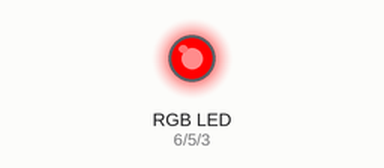
Recording of a sketch running on a simulated Arduino Uno, built with avr-gcc and run on an emulated ATmega328P. Parts: an RGB LED mixed from three pins (HIGH = lit).

Above: at 0.05 s.
At 1.95 s:
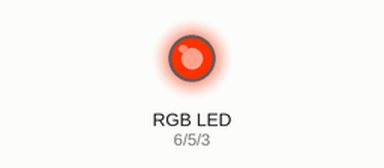
At 2.95 s:
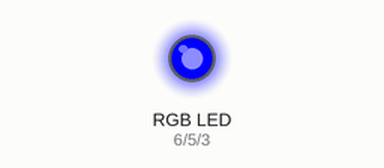
At 3.95 s:
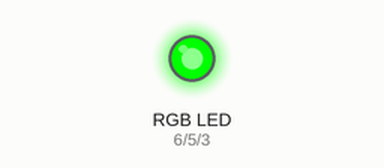
Timing chart, 0 to 5.2 s (numbered marks = the images above):
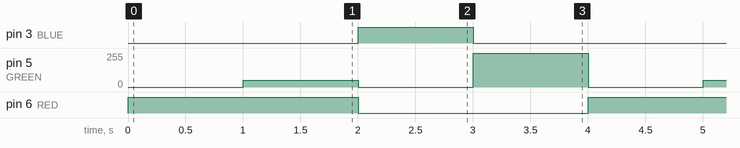

Measured:
- by itself, pin 3 (BLUE): alternates HIGH for 1.0 s and LOW for 3.0 s
- by itself, pin 5 (GREEN): repeats every 4.0 s: 0/255 1.0 s, 255/255 1.0 s, 0/255 1.0 s, 50/255 1.0 s
- by itself, pin 6 (RED): alternates HIGH for 2.0 s and LOW for 2.0 s

The sketch:

RGB_step.ino
```cpp
// (licence header left out)
// Define Pins
#define BLUE 3
#define GREEN 5
#define RED 6

// Delay time in milliseconds.
#define delayTime 1000

// LED color intensity.
#define MIN 0
#define MAX 255

void setup()
{
  pinMode(RED, OUTPUT);
  pinMode(GREEN, OUTPUT);
  pinMode(BLUE, OUTPUT);
  digitalWrite(RED, HIGH);
  digitalWrite(GREEN, LOW);
  digitalWrite(BLUE, LOW);
}

void red()
{
  analogWrite(RED, MAX);
  analogWrite(BLUE, MIN);
  analogWrite(GREEN, MIN);
}

void orange()
{
  analogWrite(RED, MAX);
  analogWrite(BLUE, MIN);
  analogWrite(GREEN, 50);
}

void blue()
{
  analogWrite(RED, MIN);
  analogWrite(BLUE, MAX);
  analogWrite(GREEN, MIN);
}

void green()
{
  analogWrite(RED, MIN);
  analogWrite(BLUE, MIN);
  analogWrite(GREEN, MAX);
}

// main loop
void loop()
{

  red();
  delay(delayTime);

  orange();
  delay(delayTime);

  blue();
  delay(delayTime);

  green();
  delay(delayTime);
}
```
